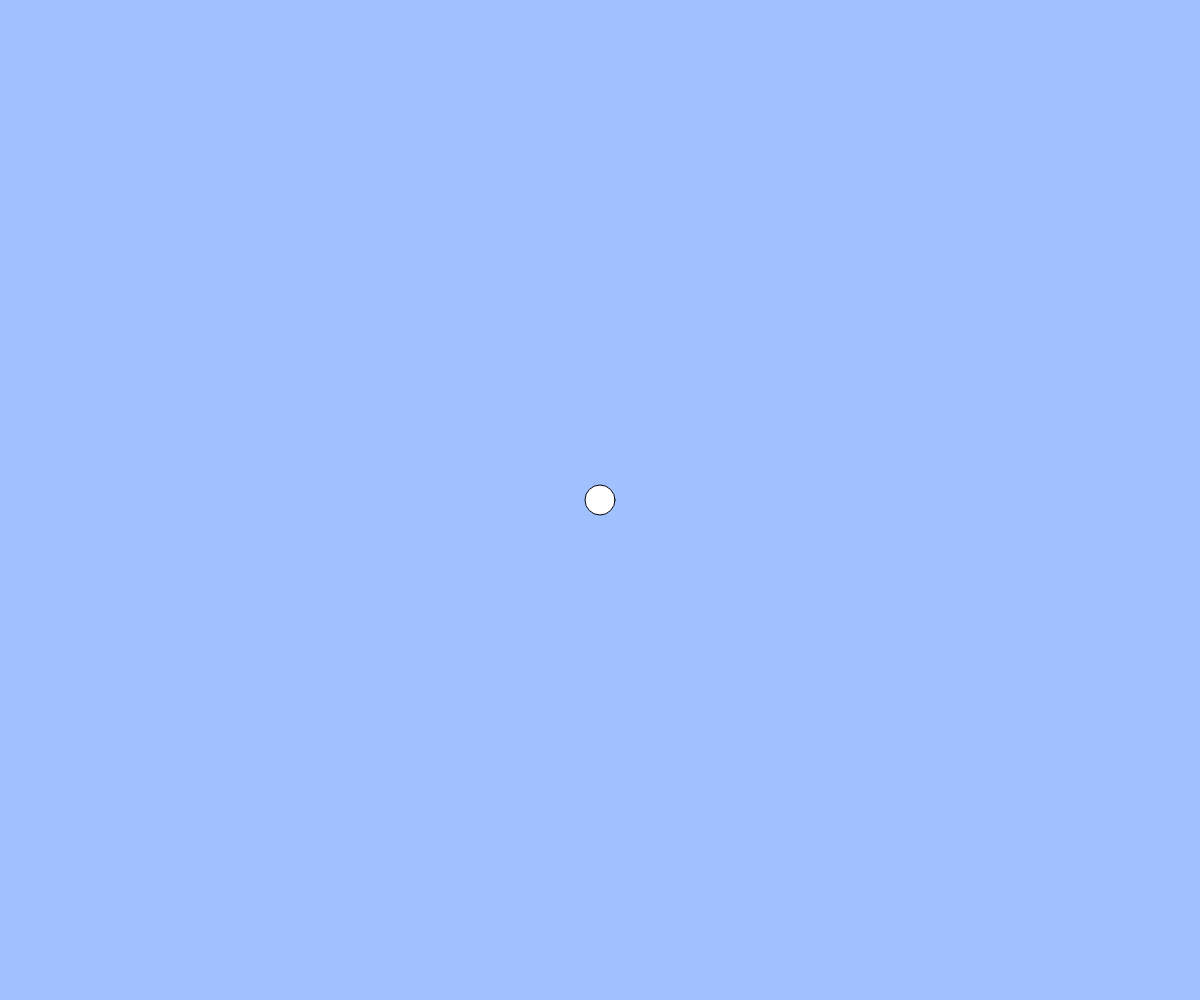
Frame 1 (no input)
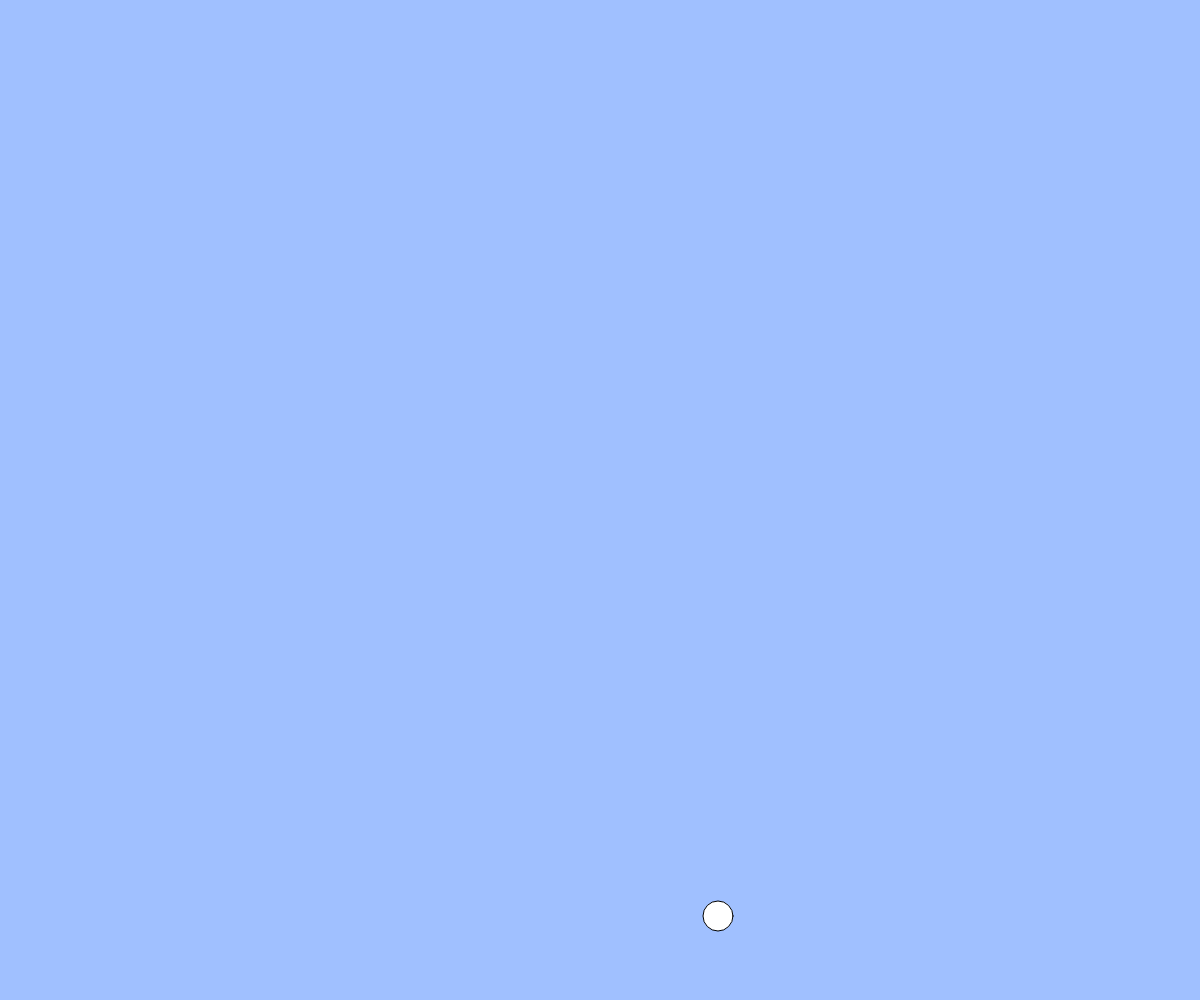
Frame 60 (no input)
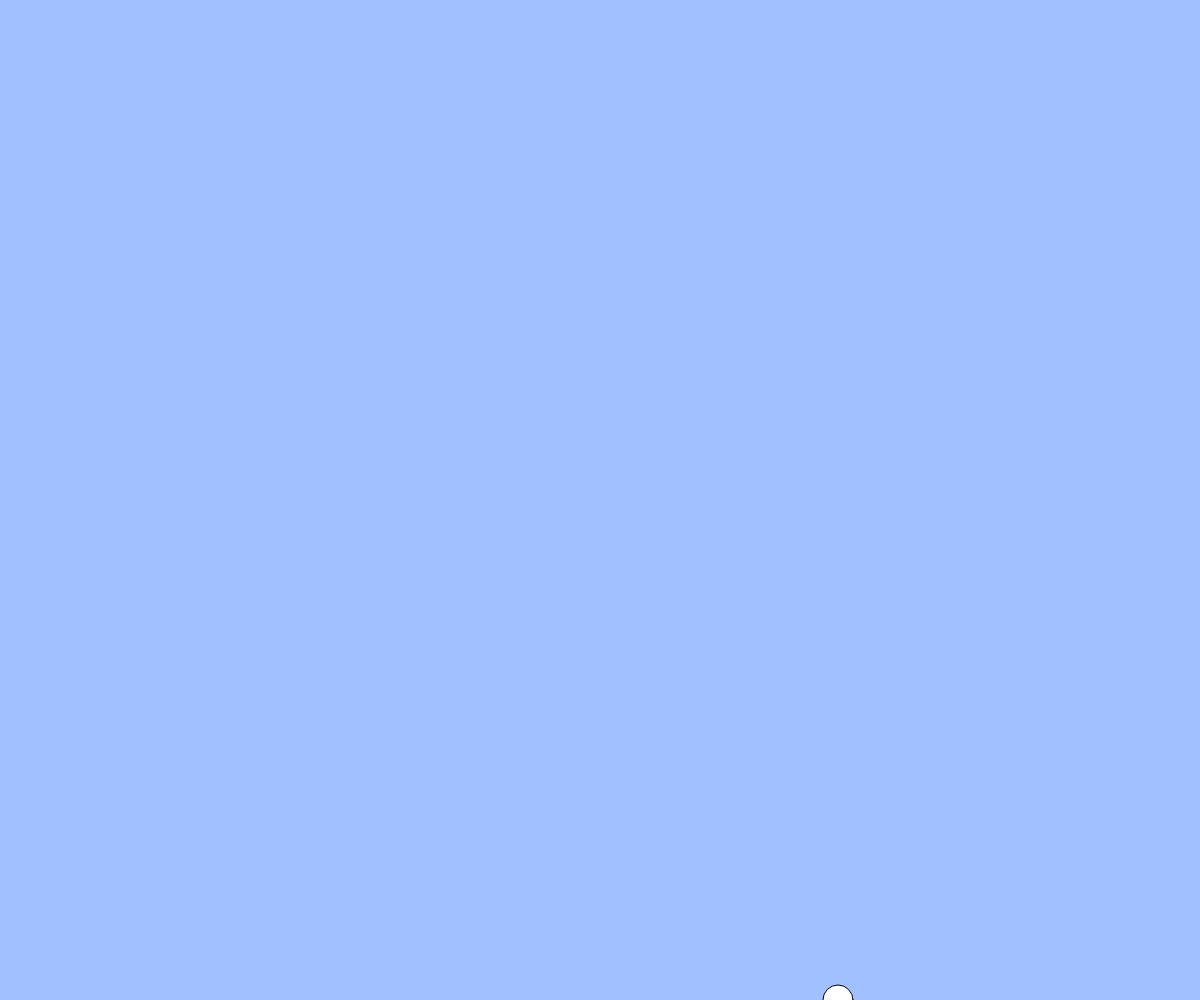
Frame 120 (the mouse pressed at the canvas centre since frame 60)

The p5.js sketch that drew these frames (run headless with seeded random() and noise() and a simulated clock; from frame 60 on, the mouse is pressed at the canvas centre):

// p5.js sketch
// ── sketch.js
// テキスト「アニメーションの基本」
let x, y, vx, vy;
const g = 1; // 重力加速度
const vyMax = 30;

function setup(){
  createCanvas(windowWidth, windowHeight);
  x = width / 2;
  y = height / 2;
  vx = 2;
  vy = 2;
}

function draw(){
  background(160, 192, 255);
  ellipse(x, y, 30);


  x += vx;
  y += vy;
 vy += g;  //速度＝速度の変化量
  // 重力（コメント機能でオンオフ切り替えて実行してみましょう）
  vy = constrain(vy + g, -vyMax, vyMax); // 速度が大きくなりすぎないように調整
  if(y < 0 || y > height){ vy = -1 * vy; }
  y = constrain(y, 0, height);



  // 端の処理パターン (1) 反対側から出てくる
  // if(x > width){ x = 0; }
  // else if(x < 0){ x = width; }
  // if(y > height){ y = 0; }
  // if(y < 0){ y = height; }

　// 端の処理パターン (2) 跳ね返る
//  if(x < 0 || x > width){ vx = -1 * vx; }
  //if(y < 0 || y > height){ vy = -1 * vy; }
  //x = constrain(x, 0, width);
  //y = constrain(y, 0, height);
}

function windowResized(){
  resizeCanvas(windowWidth, windowHeight);
}
